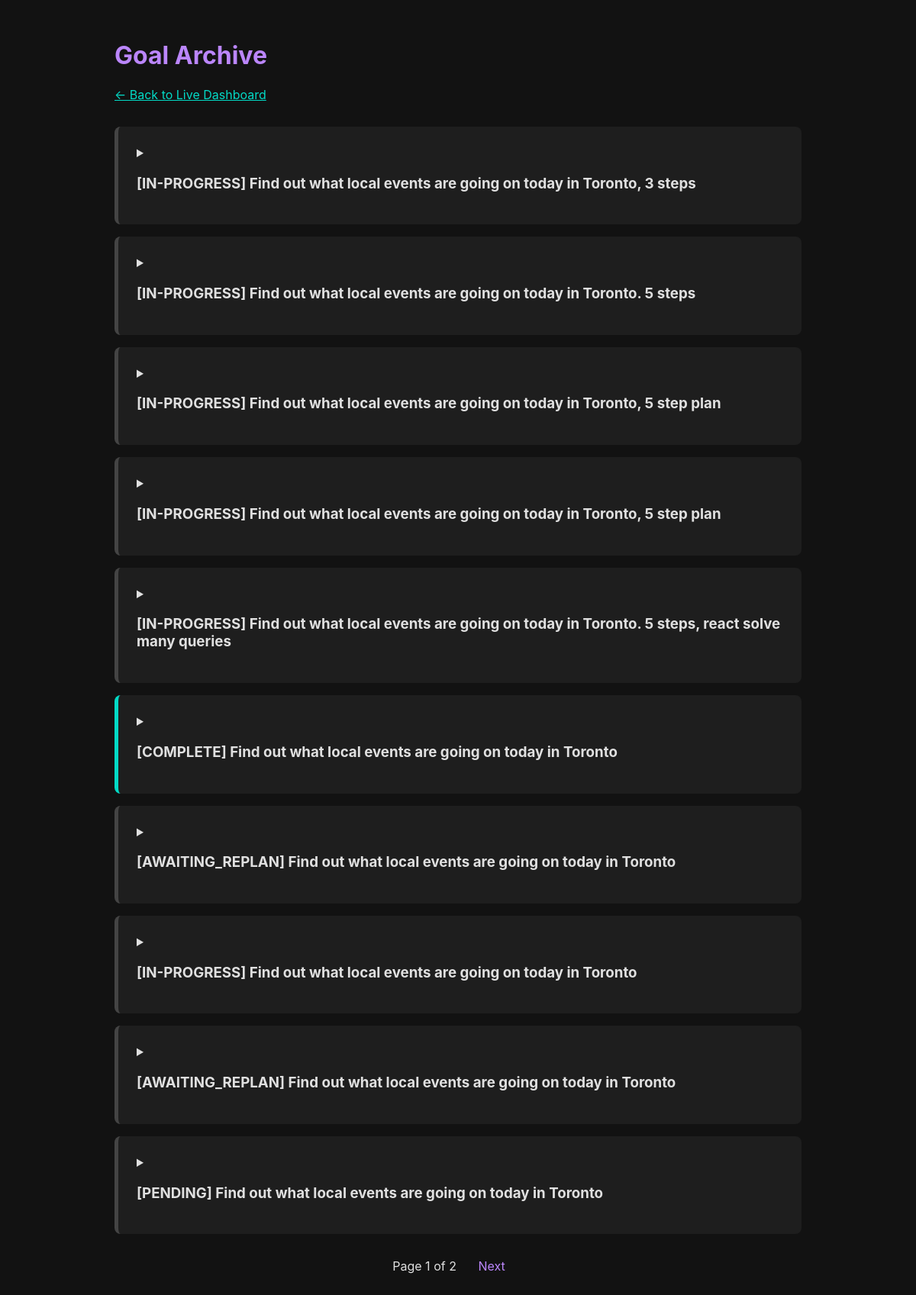
Page /archive on the committed database.
### tables this page shows
CREATE TABLE archive (
            goal_id TEXT PRIMARY KEY, goal TEXT, plan TEXT,
            audit_critique TEXT, status TEXT, strategy_blueprint TEXT,
            execution_log TEXT, preferred_tier TEXT,
            replan_count INTEGER 
        );

### dashboard.py (the view)
@app.route('/archive')
def view_archive():
    page = request.args.get('page', 1, type=int)
    total_goals = get_archived_goal_count()
    total_pages = math.ceil(total_goals / ARCHIVE_PER_PAGE)
    archived_goals = get_archived_goals(page=page, per_page=ARCHIVE_PER_PAGE)
    return render_template('archive.html', goals=archived_goals, page=page, total_pages=total_pages)

### utils/database.py (called while the page is built, shortened)
def retry_db_op(max_retries=5, base_delay=0.1):
    def decorator(func):
        @functools.wraps(func)
        def wrapper(*args, **kwargs):
            retries = 0
            while retries < max_retries:
                try:
                    return func(*args, **kwargs)
                except Exception as e:
                    logger.error(f"Database error in {func.__name__}: {e}")
                    raise e
            logger.error(f"DB FAILED: {func.__name__} failed after {max_retries} retries due to locks.")
            return None
        return wrapper
    return decorator

def _tuple_to_goal_dict(goal_tuple: tuple) -> dict:
    if not goal_tuple: return None
    return {
        'goal_id': goal_tuple[0], 'goal': goal_tuple[1], 'plan': json.loads(goal_tuple[2]),
        'audit_critique': goal_tuple[3], 'status': goal_tuple[4],
        'strategy_blueprint': json.loads(goal_tuple[5]) if goal_tuple[5] else {},
        'execution_log': goal_tuple[6],
        'preferred_tier': goal_tuple[7],
        'replan_count': goal_tuple[8]
    }

@retry_db_op()
def get_archived_goals(page: int = 1, per_page: int = 10) -> list:
    offset = (page - 1) * per_page
    con = sqlite3.connect(DB_PATH, check_same_thread=False)
    cur = con.cursor()
    res = cur.execute("SELECT * FROM archive ORDER BY goal_id DESC LIMIT ? OFFSET ?", (per_page, offset))
    goals_list = [_tuple_to_goal_dict(t) for t in res.fetchall()]
    con.close()
    return goals_list

@retry_db_op()
def get_archived_goal_count() -> int:
    con = sqlite3.connect(DB_PATH, check_same_thread=False)
    cur = con.cursor()
    res = cur.execute("SELECT COUNT(*) FROM archive")
    count = res.fetchone()[0]
    con.close()
    return count

### templates/archive.html (shortened to what this page needs)
<!DOCTYPE html>
<html lang="en">
<head>
</head>
<body>
    <div class="container">
        <h1>Goal Archive</h1>
        <a href="/" class="back-link">&larr; Back to Live Dashboard</a>
        <div id="archive-content">
            {% for goal in goals %}
                <div class="goal status-{{ goal.status }}">
                    <details>
                        <summary><h3>[{{ goal.status.upper() }}] {{ goal.goal }}</h3></summary>
                        </details>
                </div>
            {% else %}
                <div class="goal"><p>No archived goals found.</p></div>
            {% endfor %}
        </div>
        <div class="pagination">
            <span>Page {{ page }} of {{ total_pages }}</span>
            {% if page < total_pages %}
                <a href="{{ url_for('view_archive', page=page+1) }}">Next</a>
            {% endif %}
        </div>
    </div>
</body>
</html>

### templates/archive.html (style rules this page uses)
body { font-family: -apple-system, BlinkMacSystemFont, "Segoe UI", Roboto, "Helvetica Neue", Arial, sans-serif; background-color: #121212; color: #e0e0e0; margin: 0; padding: 2em; }
.container { max-width: 900px; margin: auto; }
h1 { color: #bb86fc; }
.goal { background-color: #1e1e1e; border-left: 5px solid #444; margin-bottom: 1em; padding: 1.5em; border-radius: 8px; }
.goal.status-complete { border-left-color: #03dac6; }
.pagination { margin-top: 2em; text-align: center; }
.pagination a { color: #bb86fc; text-decoration: none; margin: 0 0.5em; padding: 0.5em 1em; border-radius: 4px; }
.back-link { display: inline-block; margin-bottom: 2em; color: #03dac6; }

### rows in the picture
archive: status "IN-PROGRESS", goal "Find out what local events are going on today in Toronto, 3 steps"
archive: status "IN-PROGRESS", goal "Find out what local events are going on today in Toronto. 5 steps"
archive: status "IN-PROGRESS", goal "Find out what local events are going on today in Toronto, 5 step plan"
archive: status "IN-PROGRESS", goal "Find out what local events are going on today in Toronto, 5 step plan"
archive: status "IN-PROGRESS", goal "Find out what local events are going on today in Toronto. 5 steps, react solve many queries"
archive: status "COMPLETE", goal "Find out what local events are going on today in Toronto"
archive: status "AWAITING_REPLAN", goal "Find out what local events are going on today in Toronto"
archive: status "IN-PROGRESS", goal "Find out what local events are going on today in Toronto"
archive: status "AWAITING_REPLAN", goal "Find out what local events are going on today in Toronto"
archive: status "PENDING", goal "Find out what local events are going on today in Toronto"

### other values in the picture
{{ page }} "1"
{{ total_pages }} "2"
